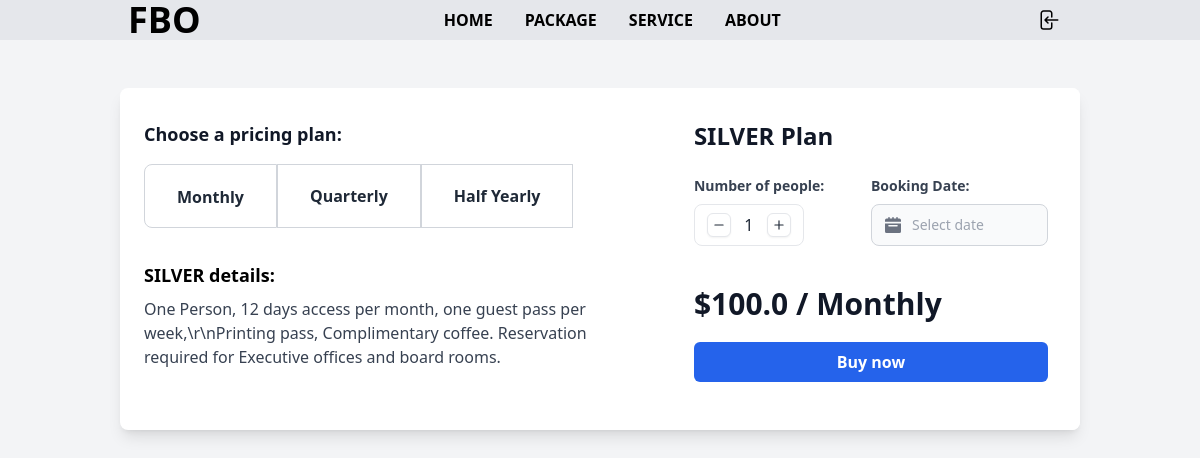
The app's page /plans/silver/ with its own data.
### memberships/models.py (models this page shows, shortened)
class Pricing(models.Model):
    PACKAGE_OPTIONS = (
        ("Monthly", _("Monthly")),
        ("Quarterly", _("Quarterly")),
        ("Half Yearly", _("Half Yearly")),
        ("Yearly", _("Yearly")),
    )
    membership_plan: Iterable[MembershipPlans] = models.ForeignKey(
        MembershipPlans, on_delete=models.CASCADE, verbose_name="Membership Plan"
    )
    package: str = models.CharField(
        max_length=20,
        choices=PACKAGE_OPTIONS,
        default="monthly",
        verbose_name="Package",
    )
    slug: str = models.SlugField(max_length=100, db_index=True, unique=True, default="")
    discerption: str = models.TextField(null=True, blank=True)
    days: int = models.IntegerField(default=30, verbose_name="Days")
    price: float = models.FloatField(default=0.0, verbose_name="Price")
    created_at: str = models.DateTimeField(auto_now_add=True)
    updated_at: str = models.DateTimeField(auto_now=True)
    class Meta:
        verbose_name: str = "Pricing"
        verbose_name_plural: str = "Pricings"
        ordering: List[str] = ["created_at"]

class MembershipPlans(models.Model):
    name: str = models.CharField(max_length=100, db_index=True)
    slug: str = models.SlugField(max_length=100, db_index=True, unique=True)
    description: str = models.TextField(null=True, blank=True)
    price: float = models.FloatField(default=0.0)
    access_to_services: Iterable[MembershipServices] = models.ManyToManyField(
        MembershipServices
    )
    created_at: str = models.DateTimeField(auto_now_add=True)
    updated_at: str = models.DateTimeField(auto_now=True)
    class Meta:
        verbose_name: str = "Membership Plan"
        verbose_name_plural: str = "Membership Plans"
        ordering: List[str] = ["created_at"]

### memberships/views/home.py (the view)
# urls.py: path("plans/<slug:slug>/", PlanDetailView.as_view(), name="plan_detail"),
class PlanDetailView(DetailView):
    template_name = "memberships/plan_detail.html"
    model = MembershipPlans
    context_object_name = "membershipPlan"
    slug_field = "slug"
    slug_url_kwarg = "slug"
    def get_context_data(self, **kwargs):
        context = super().get_context_data(**kwargs)
        pricings = Pricing.objects.filter(membership_plan=self.object)
        context["title"] = "Plan Detail"
        context["pricings"] = pricings
        return context

### templates/memberships/plan_detail.html (shortened to what this page needs)
{% extends "memberships_base.html" %}  {% block contentBody %}
<section class="h-screen py-12 bg-gray-100">
  <div class="max-w-5xl mx-auto sm:px-6 lg:px-8">
    <div class="bg-white shadow-lg rounded-lg md:flex border-1">
      <div class="px-6 py-8">
        <h3 class="text-lg font-semibold text-gray-900 mb-4">
          Choose a pricing plan:
        </h3>
        <ul class="md:flex grid grid-cols-2">
          {% for pricing in pricings %} {% if forloop.counter == 1 %}
          <li class="mb-px">
            <button
              onclick="changePrice( '{{ pricing.price }}', '{{ pricing.package }}', `{{ pricing.discerption }}`, '{{ pricing.slug }}', '{{ membershipPlan.slug}}')"
              id="{{pricing.slug}}"
              class="w-full h-16 md:py-5 px-8 bg-white border border-gray-300 md:rounded-l-lg font-semibold text-gray-800 hover:bg-gray-300 btns"
            >
              {{ pricing.package }}
            </button>
          </li>
          {% else %}
          <li class="mb-px">
            <button
              onclick="changePrice( '{{ pricing.price }}', '{{ pricing.package }}', `{{ pricing.discerption }}`, '{{ pricing.slug }}', '{{ membershipPlan.slug}}')"
              id="{{pricing.slug}}"
              class="w-full h-16 px-8 bg-white border border-gray-300 font-semibold text-gray-800 hover:bg-gray-300 btns"
            >
              {{ pricing.package }}
            </button>
          </li>
          {% endif %} {% endfor %}
        </ul>
        <div class="mt-8 md:w-full">
          <div class="text-lg font-semibold mb-2">
            {{ membershipPlan.name }} details:
          </div>
          <p class="text-gray-700" id="membership_discerption">
            {{ membershipPlan.description }}
          </p>
        </div>
      </div>
      <div class="bg-white rounded-lg md:w-full p-8">
          <form method="POST"
            id="membership_form"
          >
          <div class="text-2xl font-bold text-gray-900 mb-6">
            {{ membershipPlan.name }} Plan
          </div>
          <div class="flex justify-between pb-5">
            <div class="relative z-0 w-full mb-5 group">
              <label class="block text-gray-700 text-sm font-bold mb-2"
                >Number of people:</label
              >
              <div
                class="py-2 px-3 inline-block bg-white border border-gray-200 rounded-lg"
              >
                <div class="flex items-center gap-x-1.5">
                  <button
                    type="button"
                    id="decrement"
                    class="size-6 inline-flex justify-center items-center gap-x-2 text-sm font-medium rounded-md border border-gray-200 bg-white text-gray-800 shadow-sm hover:bg-gray-50 disabled:opacity-50 disabled:pointer-events-none"
                    data-hs-input-number-decrement=""
                  >
                    <svg
                      class="flex-shrink-0 size-3.5"
                      xmlns="http://www.w3.org/2000/svg"
                      width="24"
                      height="24"
                      viewBox="0 0 24 24"
                      fill="none"
                      stroke="currentColor"
                      stroke-width="2"
                      stroke-linecap="round"
                      stroke-linejoin="round"
                    >
                      <path d="M5 12h14"></path>
                    </svg>
                  </button>
                  <input
                    id="quantity"
                    name="number_of_people"
                    class="p-0 w-6 bg-transparent border-0 text-gray-800 text-center focus:ring-0"
                    type="text"
                    value="1"
                  />
                  <button
                    type="button"
                    id="increment"
                    class="size-6 inline-flex justify-center items-center gap-x-2 text-sm font-medium rounded-md border border-gray-200 bg-white text-gray-800 shadow-sm hover:bg-gray-50 disabled:opacity-50 disabled:pointer-events-none"
                    data-hs-input-number-increment=""
                  >
                    <svg
                      class="flex-shrink-0 size-3.5"
                      xmlns="http://www.w3.org/2000/svg"
                      width="24"
                      height="24"
                      viewBox="0 0 24 24"
                      fill="none"
                      stroke="currentColor"
                      stroke-width="2"
                      stroke-linecap="round"
                      stroke-linejoin="round"
                    >
                      <path d="M5 12h14"></path>
                      <path d="M12 5v14"></path>
                    </svg>
                  </button>
                </div>
              </div>
            </div>
            <div class="relative z-0 w-full mb-5 group">
              <label class="block text-gray-700 text-sm font-bold mb-2"
                >Booking Date:</label
              >
              <div class="relative max-w-sm">
                <div
                  class="absolute inset-y-0 start-0 flex items-center ps-3.5 pointer-events-none"
                >
                </div>
                <input
                  datepicker
                  type="text"
                  id="booking_date"
                  name="booking_date"
                  class="bg-gray-50 border border-gray-300 text-gray-900 text-sm rounded-lg focus:ring-blue-500 focus:border-blue-500 block w-full ps-10 p-2.5"
                  placeholder="Select date"
                  onblur="checkDate()"
                />
              </div>
            </div>
          </div>
          <div
            class="text-3xl font-semibold text-gray-900"
            id="membership_price"
          >
            ${{ membershipPlan.price }} / Monthly
          </div>
          <button
            id="buy_now"
            class="block w-full py-2 px-4 mt-5 bg-blue-600 text-white font-bold rounded-md text-center hover:bg-blue-700 focus:ring-2 mb-4"
          >
            Buy now
          </button>
          </form>
        </div>
    </div>
  </div>
</section>
{% endblock %}

### records on screen
Pricing: package "Monthly"
Pricing: package "Quarterly"
Pricing: package "Half Yearly"
MembershipPlans: name "SILVER", description "One Person, 12 days access per month, one guest pass per week,\\r\\nPrinting pass, Complimentary coffee. Reservation required for Executive offices and board rooms.", price "100.0"
